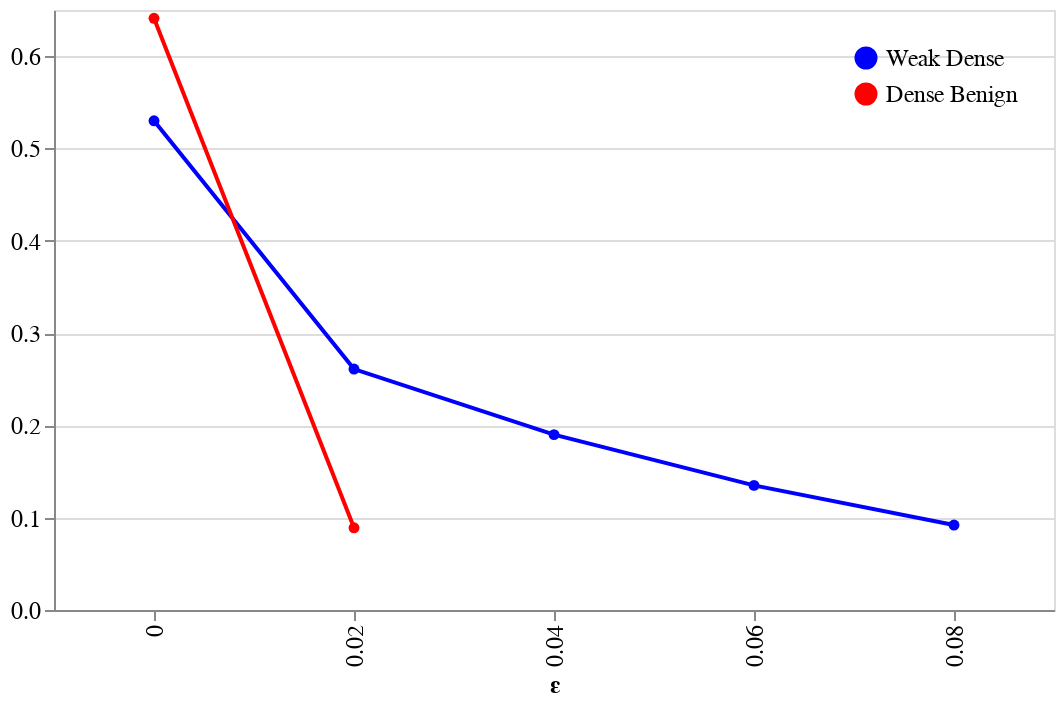

The notebook cell this image was saved under:
### Code cell
dom = ['Weak Dense','Dense Benign']
rng = ['#0000FF', '#FF0000']

acc_eps_line(mobnets_acceps,dom,rng)

### Figure 1 — Vega-Lite specification as saved in the notebook (floating-point values rounded to 4 significant figures)
{"config": {"view": {"continuousWidth": 400, "continuousHeight": 300}}, "data": {"name": "data-8a356880fffcf57d38fcc34e4f3f54e1"}, "mark": {"type": "line", "point": true}, "encoding": {"color": {"type": "nominal", "field": "model", "legend": {"labelFontSize": 12, "offset": 18, "orient": "top-right", "title": null}, "scale": {"domain": ["Weak Dense", "Dense Benign"], "range": ["#0000FF", "#FF0000"]}}, "x": {"type": "ordinal", "axis": {"labelFontSize": 12, "title": "ε", "titleFontSize": 12}, "field": "epsilon"}, "y": {"type": "quantitative", "axis": {"labelFontSize": 12, "title": null}, "field": "acc"}}, "width": 500, "$schema": "https://vega.github.io/schema/vega-lite/v4.0.2.json", "datasets": {"data-8a356880fffcf57d38fcc34e4f3f54e1": [{"epsilon": 0.0, "acc": 0.53, "model": "Weak Dense"}, {"epsilon": 0.02, "acc": 0.261, "model": "Weak Dense"}, {"epsilon": 0.04, "acc": 0.19, "model": "Weak Dense"}, {"epsilon": 0.06, "acc": 0.135, "model": "Weak Dense"}, {"epsilon": 0.08, "acc": 0.092, "model": "Weak Dense"}, {"epsilon": 0.0, "acc": 0.641, "model": "Dense Benign"}, {"epsilon": 0.02, "acc": 0.089, "model": "Dense Benign"}]}}
